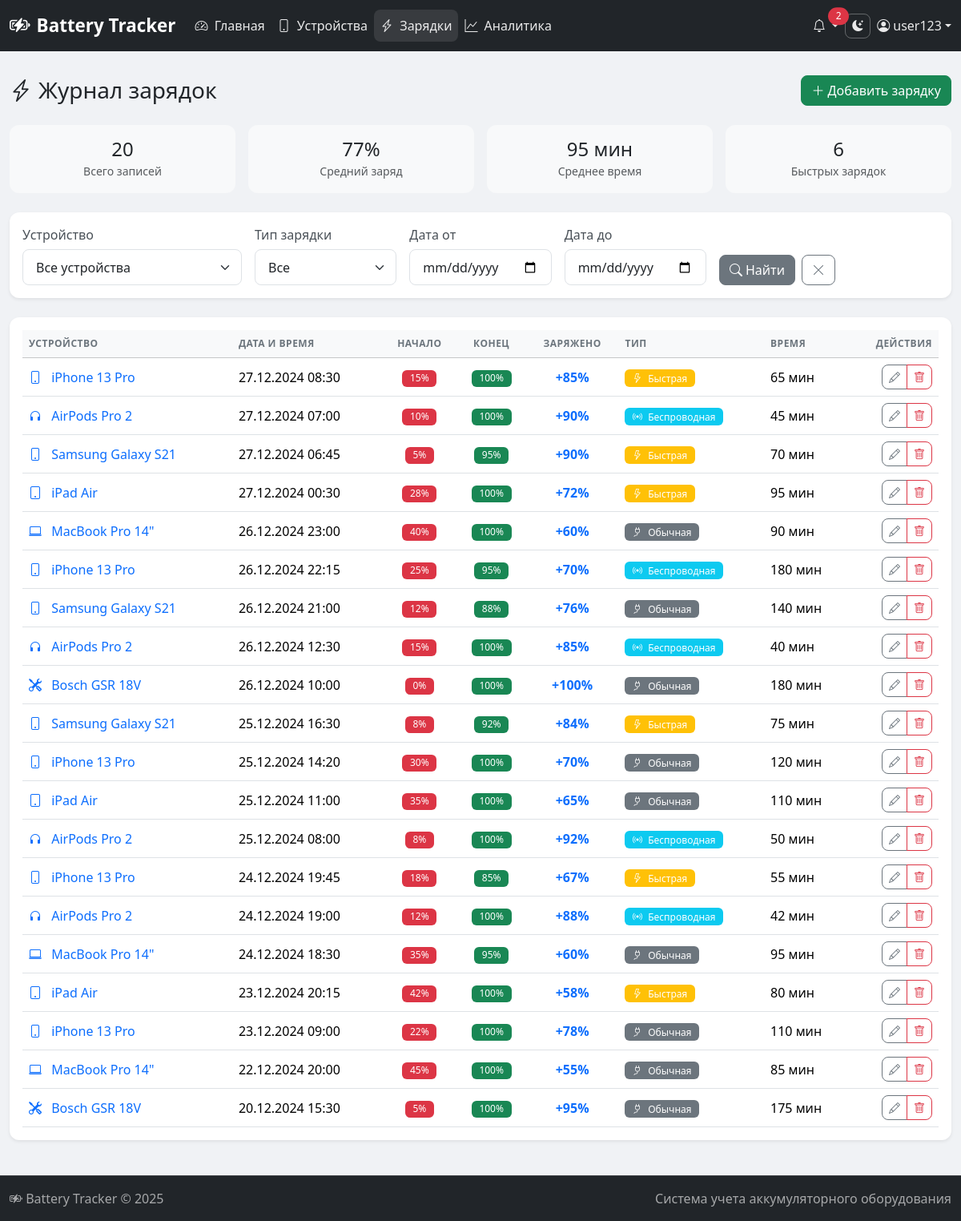
Page /charges.php (signed in) on the earlier database version.
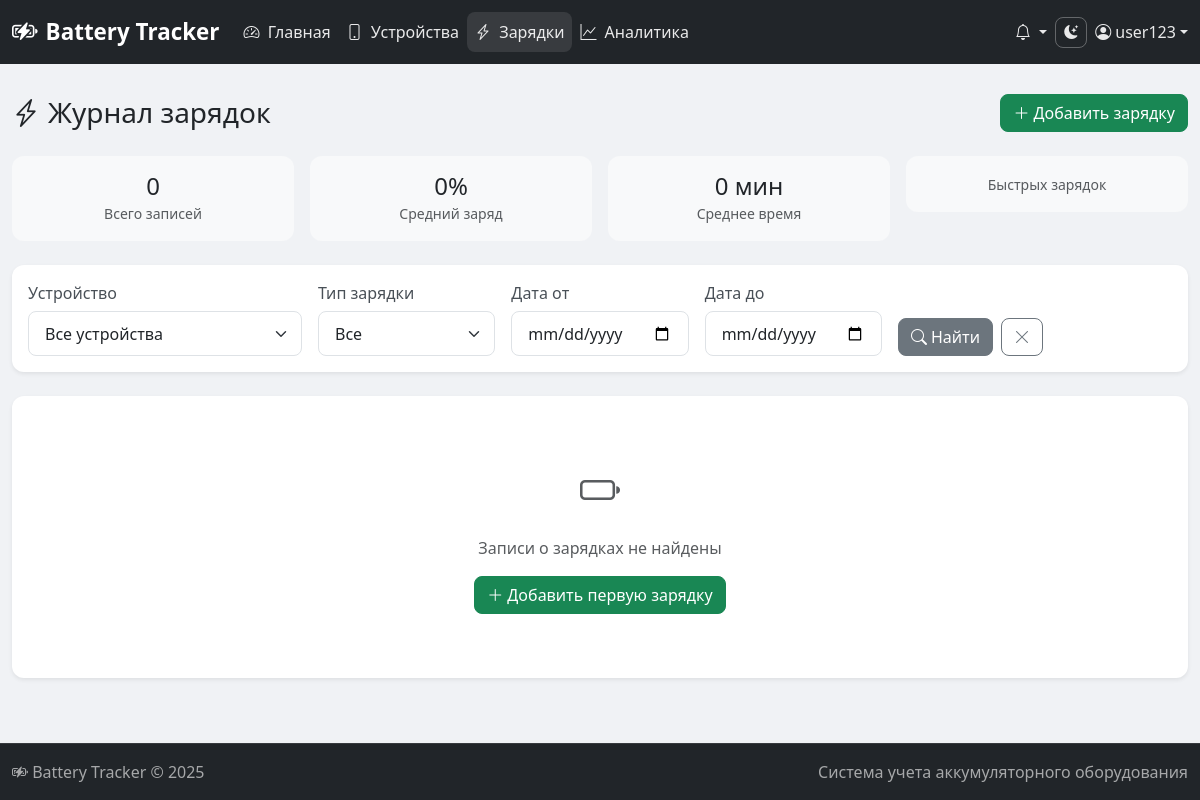
Same page on the later database version.
### tables this page shows
CREATE TABLE IF NOT EXISTS charge_cycles (
    id INT AUTO_INCREMENT PRIMARY KEY,
    device_id INT NOT NULL,
    charge_date DATETIME NOT NULL,
    start_percent TINYINT UNSIGNED NOT NULL,
    end_percent TINYINT UNSIGNED NOT NULL,
    charge_type ENUM('fast', 'normal', 'wireless') NOT NULL DEFAULT 'normal',
    duration_minutes INT UNSIGNED,
    notes TEXT,
    created_at TIMESTAMP DEFAULT CURRENT_TIMESTAMP,
    FOREIGN KEY (device_id) REFERENCES devices(id) ON DELETE CASCADE
);

CREATE TABLE IF NOT EXISTS devices (
    id INT AUTO_INCREMENT PRIMARY KEY,
    user_id INT DEFAULT 1,
    type ENUM('phone', 'laptop', 'screwdriver', 'headphones', 'tablet', 'other') NOT NULL,
    model VARCHAR(150) NOT NULL,
    battery_capacity INT NOT NULL,
    purchase_date DATE NOT NULL,
    battery_health DECIMAL(5,2) DEFAULT 100.00,
    notes TEXT,
    created_at TIMESTAMP DEFAULT CURRENT_TIMESTAMP,
    updated_at TIMESTAMP DEFAULT CURRENT_TIMESTAMP ON UPDATE CURRENT_TIMESTAMP,
    FOREIGN KEY (user_id) REFERENCES users(id) ON DELETE SET NULL
);

### config/auth.php (called while the page is built, shortened)
<?php
function getTheme() {
    return $_SESSION['theme'] ?? 'light';
}

### config/database.php (called while the page is built, shortened)
<?php
class Database {
    private static $instance = null;
    private $connection;
    private function __construct() {
        try {
            $dsn = "mysql:host=" . DB_HOST . ";dbname=" . DB_NAME . ";charset=" . DB_CHARSET;
            $options = [
                PDO::ATTR_ERRMODE => PDO::ERRMODE_EXCEPTION,
                PDO::ATTR_DEFAULT_FETCH_MODE => PDO::FETCH_ASSOC,
                PDO::ATTR_EMULATE_PREPARES => false,
            ];
            $this->connection = new PDO($dsn, DB_USER, DB_PASS, $options);
        } catch (PDOException $e) {
            die("Ошибка подключения к базе данных: " . $e->getMessage());
        }
    }
    public static function getInstance() {
        if (self::$instance === null) {
            self::$instance = new self();
        }
        return self::$instance;
    }
    public function query($sql, $params = []) {
        $stmt = $this->connection->prepare($sql);
        $stmt->execute($params);
        return $stmt;
    }
    public function fetchAll($sql, $params = []) {
        return $this->query($sql, $params)->fetchAll();
    }
    public function fetchOne($sql, $params = []) {
        return $this->query($sql, $params)->fetch();
    }
}
function db() {
    return Database::getInstance();
}
function sanitize($data) {
    return htmlspecialchars(trim($data), ENT_QUOTES, 'UTF-8');
}
function formatDate($date, $format = 'd.m.Y') {
    return date($format, strtotime($date));
}
function getDeviceTypeIcon($type) {
    $icons = [
        'phone' => 'bi-phone',
        'laptop' => 'bi-laptop',
        'screwdriver' => 'bi-tools',
        'headphones' => 'bi-headphones',
        'tablet' => 'bi-tablet',
        'other' => 'bi-device-hdd'
    ];
    return $icons[$type] ?? 'bi-device-hdd';
}
function getChargeTypeLabel($type) {
    $types = [
        'fast' => 'Быстрая',
        'normal' => 'Обычная',
        'wireless' => 'Беспроводная'
    ];
    return $types[$type] ?? $type;
}

### charges.php (the view, shortened to what the changed rows need)
<?php
require_once 'includes/header.php';
$where = [];
$params = [];
$whereClause = count($where) > 0 ? 'WHERE ' . implode(' AND ', $where) : '';
$charges = db()->fetchAll(
    "SELECT cc.*, d.model, d.type, d.id as device_id
     FROM charge_cycles cc
     JOIN devices d ON cc.device_id = d.id
     $whereClause
     ORDER BY cc.charge_date DESC",
    $params
);
$stats = db()->fetchOne(
    "SELECT
        COUNT(*) as total,
        AVG(end_percent - start_percent) as avg_charge,
        AVG(duration_minutes) as avg_duration,
        SUM(CASE WHEN charge_type = 'fast' THEN 1 ELSE 0 END) as fast_count,
        SUM(CASE WHEN charge_type = 'wireless' THEN 1 ELSE 0 END) as wireless_count
     FROM charge_cycles cc
     $whereClause",
    $params
);
?>
<div class="d-flex justify-content-between align-items-center mb-4">
    <h1 class="h3 mb-0">
        <i class="bi bi-lightning-charge me-2"></i>Журнал зарядок
    </h1>
</div>
<div class="row g-3 mb-4">
    <div class="col-md-3">
        <div class="card border-0 bg-light">
            <div class="card-body text-center">
                <h4 class="mb-0"><?= $stats['total'] ?></h4>
                <small class="text-muted">Всего записей</small>
            </div>
        </div>
    </div>
    <div class="col-md-3">
        <div class="card border-0 bg-light">
            <div class="card-body text-center">
                <h4 class="mb-0"><?= round($stats['avg_charge']) ?>%</h4>
                <small class="text-muted">Средний заряд</small>
            </div>
        </div>
    </div>
    <div class="col-md-3">
        <div class="card border-0 bg-light">
            <div class="card-body text-center">
                <h4 class="mb-0"><?= round($stats['avg_duration']) ?> мин</h4>
                <small class="text-muted">Среднее время</small>
            </div>
        </div>
    </div>
    <div class="col-md-3">
        <div class="card border-0 bg-light">
            <div class="card-body text-center">
                <h4 class="mb-0"><?= $stats['fast_count'] ?></h4>
                <small class="text-muted">Быстрых зарядок</small>
            </div>
        </div>
    </div>
</div>
<div class="card border-0 shadow-sm">
    <div class="card-body">
        <?php if (count($charges) > 0): ?>
        <div class="table-responsive">
            <table class="table table-hover align-middle mb-0">
                <thead class="table-light">
                    <tr>
                        <th>Устройство</th>
                        <th>Дата и время</th>
                        <th class="text-center">Начало</th>
                        <th class="text-center">Конец</th>
                        <th class="text-center">Заряжено</th>
                        <th>Тип</th>
                        <th>Время</th>
                        <th class="text-end">Действия</th>
                    </tr>
                </thead>
                <tbody>
                    <?php foreach ($charges as $charge): ?>
                    <tr>
                        <td>
                            <a href="device_view.php?id=<?= $charge['device_id'] ?>" class="text-decoration-none">
                                <i class="bi <?= getDeviceTypeIcon($charge['type']) ?> me-2"></i>
                                <?= sanitize($charge['model']) ?>
                            </a>
                        </td>
                        <td><?= formatDate($charge['charge_date'], 'd.m.Y H:i') ?></td>
                        <td class="text-center">
                            <span class="badge bg-danger"><?= $charge['start_percent'] ?>%</span>
                        </td>
                        <td class="text-center">
                            <span class="badge bg-success"><?= $charge['end_percent'] ?>%</span>
                        </td>
                        <td class="text-center">
                            <strong class="text-primary">+<?= $charge['end_percent'] - $charge['start_percent'] ?>%</strong>
                        </td>
                        <td>
                            <?php
                            $typeClass = 'secondary';
                            $typeIcon = 'plug';
                            if ($charge['charge_type'] === 'fast') {
                                $typeClass = 'warning';
                                $typeIcon = 'lightning';
                            } elseif ($charge['charge_type'] === 'wireless') {
                                $typeClass = 'info';
                                $typeIcon = 'broadcast';
                            }
                            ?>
                            <span class="badge bg-<?= $typeClass ?>">
                                <i class="bi bi-<?= $typeIcon ?> me-1"></i>
                                <?= getChargeTypeLabel($charge['charge_type']) ?>
                            </span>
                        </td>
                        <td><?= $charge['duration_minutes'] ?> мин</td>
                        <td class="text-end">
                            <div class="btn-group">
                                <a href="charge_form.php?id=<?= $charge['id'] ?>" class="btn btn-sm btn-outline-secondary" title="Редактировать">
                                    <i class="bi bi-pencil"></i>
                                </a>
                                <button type="button" class="btn btn-sm btn-outline-danger"
                                        onclick="deleteCharge(<?= $charge['id'] ?>)" title="Удалить">
                                    <i class="bi bi-trash"></i>
                                </button>
                            </div>
                        </td>
                    </tr>
                    <?php endforeach; ?>
                </tbody>
            </table>
        </div>
        <?php else: ?>
        <div class="text-center py-5">
            <i class="bi bi-battery fs-1 text-muted"></i>
            <p class="mt-3 text-muted">Записи о зарядках не найдены</p>
            <a href="charge_form.php" class="btn btn-success">
                <i class="bi bi-plus-lg me-1"></i>Добавить первую зарядку
            </a>
        </div>
        <?php endif; ?>
    </div>
</div>
<?php require_once 'includes/footer.php'; ?>

### includes/header.php (shortened to what the changed rows need)
<?php
require_once __DIR__ . '/../config/database.php';
require_once __DIR__ . '/../config/auth.php';
$lowHealthDevices = db()->fetchAll(
    "SELECT * FROM devices WHERE battery_health < 80 ORDER BY battery_health ASC"
);
?>
<!DOCTYPE html>
<html lang="ru" data-theme="<?= getTheme() ?>">
<head>
    <link href="https://cdn.jsdelivr.net/npm/bootstrap@5.3.2/dist/css/bootstrap.min.css" rel="stylesheet">
    <link href="https://cdn.jsdelivr.net/npm/bootstrap-icons@1.11.1/font/bootstrap-icons.css" rel="stylesheet">
    <link href="assets/css/style.css" rel="stylesheet">
</head>
<body>
    <nav class="navbar navbar-expand-lg navbar-dark bg-dark fixed-top">
        <div class="container-fluid">
            <div class="collapse navbar-collapse" id="navbarNav">
                <div class="d-flex align-items-center gap-2">
                    <div class="nav-item dropdown">
                        <a class="nav-link dropdown-toggle position-relative" href="#" id="notificationsDropdown" role="button" data-bs-toggle="dropdown">
                            <i class="bi bi-bell"></i>
                            <?php if (count($lowHealthDevices) > 0): ?>
                            <span class="position-absolute top-0 start-100 translate-middle badge rounded-pill bg-danger">
                                <?= count($lowHealthDevices) ?>
                            </span>
                            <?php endif; ?>
                        </a>
                    </div>
                </div>
            </div>
        </div>
    </nav>
    <main class="main-content">
        <div class="container-fluid py-4">

Differences in the rows shown:
removed charge_cycles: device.model "iPhone 13 Pro", charge_date "27.12.2024 08:30", start_percent "15", end_percent "100", $charge['end_percent'] - $charge['start_percent'] "85", charge_type "Быстрая", duration_minutes "65"
removed charge_cycles: device.model "AirPods Pro 2", charge_date "27.12.2024 07:00", start_percent "10", end_percent "100", $charge['end_percent'] - $charge['start_percent'] "90", charge_type "Беспроводная", duration_minutes "45"
removed charge_cycles: device.model "Samsung Galaxy S21", charge_date "27.12.2024 06:45", start_percent "5", end_percent "95", $charge['end_percent'] - $charge['start_percent'] "90", charge_type "Быстрая", duration_minutes "70"
removed charge_cycles: device.model "iPad Air", charge_date "27.12.2024 00:30", start_percent "28", end_percent "100", $charge['end_percent'] - $charge['start_percent'] "72", charge_type "Быстрая", duration_minutes "95"
removed charge_cycles: device.model "MacBook Pro 14\"", charge_date "26.12.2024 23:00", start_percent "40", end_percent "100", $charge['end_percent'] - $charge['start_percent'] "60", charge_type "Обычная", duration_minutes "90"
removed charge_cycles: device.model "iPhone 13 Pro", charge_date "26.12.2024 22:15", start_percent "25", end_percent "95", $charge['end_percent'] - $charge['start_percent'] "70", charge_type "Беспроводная", duration_minutes "180"
removed charge_cycles: device.model "Samsung Galaxy S21", charge_date "26.12.2024 21:00", start_percent "12", end_percent "88", $charge['end_percent'] - $charge['start_percent'] "76", charge_type "Обычная", duration_minutes "140"
removed charge_cycles: device.model "AirPods Pro 2", charge_date "26.12.2024 12:30", start_percent "15", end_percent "100", $charge['end_percent'] - $charge['start_percent'] "85", charge_type "Беспроводная", duration_minutes "40"
removed charge_cycles: device.model "Bosch GSR 18V", charge_date "26.12.2024 10:00", start_percent "0", end_percent "100", $charge['end_percent']-$charge['start_percent'] "100", charge_type "Обычная", duration_minutes "180"
removed charge_cycles: device.model "Samsung Galaxy S21", charge_date "25.12.2024 16:30", start_percent "8", end_percent "92", $charge['end_percent'] - $charge['start_percent'] "84", charge_type "Быстрая", duration_minutes "75"
removed charge_cycles: device.model "iPhone 13 Pro", charge_date "25.12.2024 14:20", start_percent "30", end_percent "100", $charge['end_percent'] - $charge['start_percent'] "70", charge_type "Обычная", duration_minutes "120"
removed charge_cycles: device.model "iPad Air", charge_date "25.12.2024 11:00", start_percent "35", end_percent "100", $charge['end_percent'] - $charge['start_percent'] "65", charge_type "Обычная", duration_minutes "110"
removed charge_cycles: device.model "AirPods Pro 2", charge_date "25.12.2024 08:00", start_percent "8", end_percent "100", $charge['end_percent'] - $charge['start_percent'] "92", charge_type "Беспроводная", duration_minutes "50"
removed charge_cycles: device.model "iPhone 13 Pro", charge_date "24.12.2024 19:45", start_percent "18", end_percent "85", $charge['end_percent'] - $charge['start_percent'] "67", charge_type "Быстрая", duration_minutes "55"
removed charge_cycles: device.model "AirPods Pro 2", charge_date "24.12.2024 19:00", start_percent "12", end_percent "100", $charge['end_percent'] - $charge['start_percent'] "88", charge_type "Беспроводная", duration_minutes "42"
removed charge_cycles: device.model "MacBook Pro 14\"", charge_date "24.12.2024 18:30", start_percent "35", end_percent "95", $charge['end_percent'] - $charge['start_percent'] "60", charge_type "Обычная", duration_minutes "95"
removed charge_cycles: device.model "iPad Air", charge_date "23.12.2024 20:15", start_percent "42", end_percent "100", $charge['end_percent'] - $charge['start_percent'] "58", charge_type "Быстрая", duration_minutes "80"
removed charge_cycles: device.model "iPhone 13 Pro", charge_date "23.12.2024 09:00", start_percent "22", end_percent "100", $charge['end_percent'] - $charge['start_percent'] "78", charge_type "Обычная", duration_minutes "110"
removed charge_cycles: device.model "MacBook Pro 14\"", charge_date "22.12.2024 20:00", start_percent "45", end_percent "100", $charge['end_percent'] - $charge['start_percent'] "55", charge_type "Обычная", duration_minutes "85"
removed charge_cycles: device.model "Bosch GSR 18V", charge_date "20.12.2024 15:30", start_percent "5", end_percent "100", $charge['end_percent'] - $charge['start_percent'] "95", charge_type "Обычная", duration_minutes "175"
Other differences:
$stats['total']: "20" → "0"
$stats['avg_charge']: "77" → "0"
$stats['avg_duration']: "95" → "0"
count($lowHealthDevices): "2" → (not shown)
$stats['fast_count']: "6" → (not shown)
text no longer shown: "УСТРОЙСТВО ДАТА И ВРЕМЯ НАЧАЛО КОНЕЦ ЗАРЯЖЕНО ТИП ВРЕМЯ ДЕЙСТВИЯ"
text now shown: "Записи о зарядках не найдены Добавить первую зарядку"
